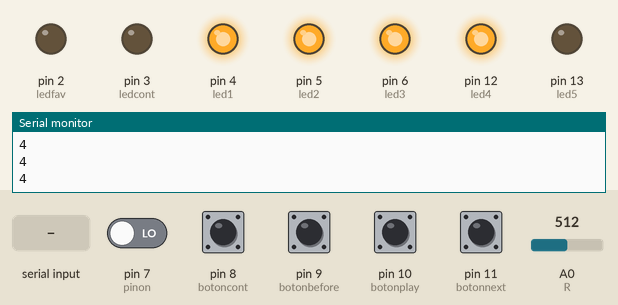
Simulated run of this sketch. Board: Arduino Uno, built with avr-gcc and run on an emulated ATmega328P. Shown: output pins drawn as LEDs (lit = HIGH), the last lines printed to the serial monitor. Dashed ring = blinking. The inputs (shaded band) are chosen by the test bench; at power-on: pin 7 (pinon), pin 8 (botoncont), pin 9 (botonbefore), pin 10 (botonplay), pin 11 (botonnext) LOW, A0 (R) = 512.

Above: at 1.2 s.
1.3 s: pin 7 (pinon) driven HIGH
At 1.45 s:
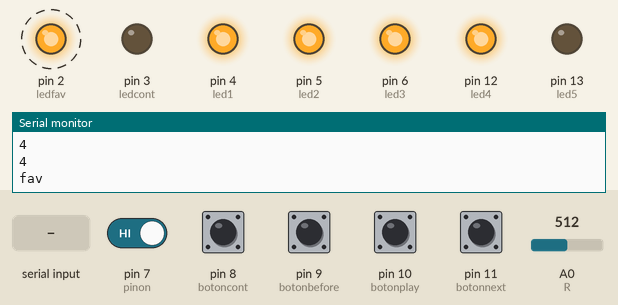
4.3 s: pin 8 (botoncont) pulled HIGH for 0.15 s
At 4.76 s:
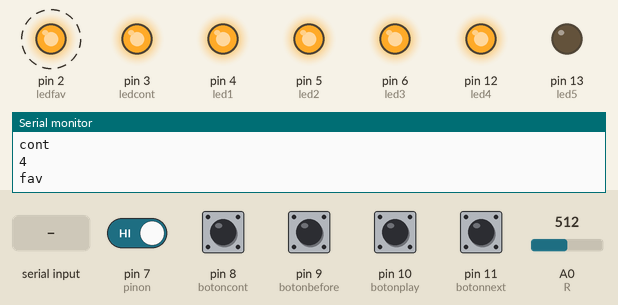
7.3 s: A0 (R) set to 490
At 7.76 s:
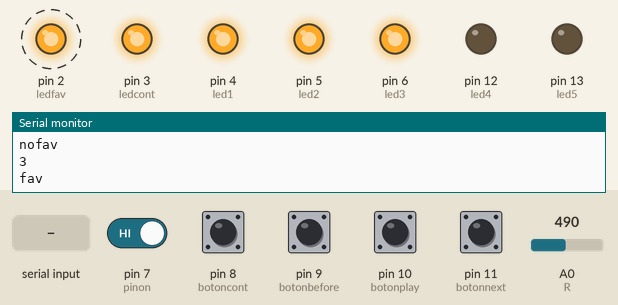
10.3 s: "D" received over Serial
At 10.46 s:
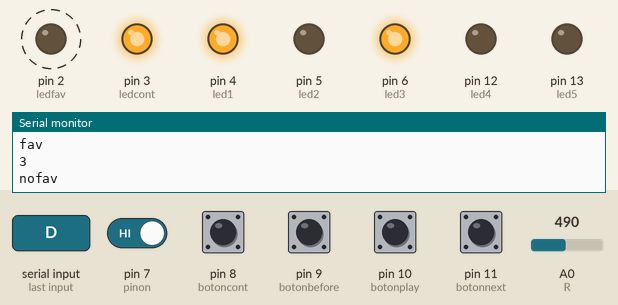
13.3 s: pin 8 (botoncont) pulled HIGH for 1 s
At 13.46 s:
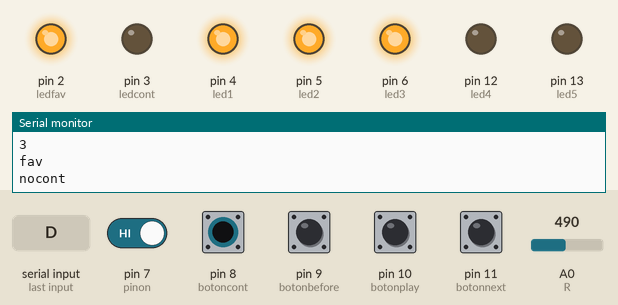
16.3 s: "N" received over Serial
At 16.47 s:
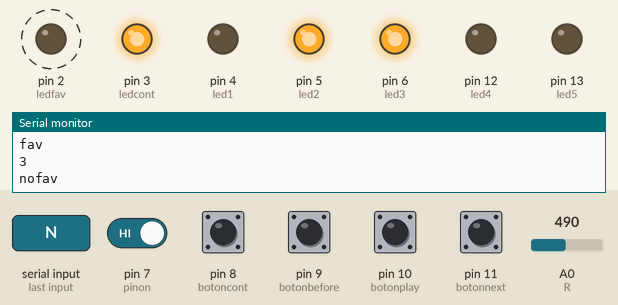
Timing chart, 0 to 20.3 s (numbered marks = the images above; inputs shaded):
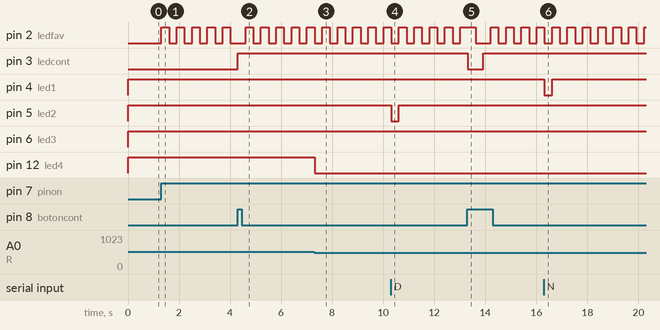

Measured:
- after the input at 1.3 s, pin 2 (ledfav): alternates HIGH for 0.30 s and LOW for 0.30 s, starting at once
- after the input at 4.3 s, pin 3 (ledcont): LOW → HIGH at once
- after the input at 7.3 s, pin 12 (led4): HIGH → LOW at once
- after the input at 10.3 s, pin 5 (led2): HIGH → LOW at once, → HIGH 0.30 s later
- after the input at 13.3 s, pin 3 (ledcont): HIGH → LOW at once, → HIGH 0.60 s later
- after the input at 16.3 s, pin 4 (led1): HIGH → LOW at once, → HIGH 0.30 s later

The sketch:

Arduino.ino
```cpp
long brillo;
              // resistencia fija del divisor de tension
int R = 0; //potenciometro 10k
int ledfav = 2;
int ledcont = 3;
int led1 = 4;
int led2 = 5;
int led3 = 6;
int led4 = 12;
int led5 = 13;
int pinon=7;
int estaon = HIGH;
int estaoff = HIGH;
int botonfav = 7;
int botoncont= 8;
int botonbefore= 9;
int botonplay = 10;
int botonnext = 11;
int cont =0;
bool ban = false; //boolean para pausar y reproducir
//bool cont = false; // boolean para el loop
bool fav = false; // boolean para ver si es favorita
//Boton

void setup() {

  pinMode(led1, OUTPUT);
  pinMode(led2, OUTPUT);
  pinMode(led3, OUTPUT);
  pinMode(led4, OUTPUT);
  pinMode(led5, OUTPUT);
  pinMode(ledfav, OUTPUT);
  pinMode(ledcont, OUTPUT);
  pinMode(R, OUTPUT);
  // CONFIGURAR PINES COMO ENTRADAS
  pinMode(pinon, INPUT);
  //pinMode(pinoff, INPUT);
  pinMode(botoncont, INPUT);
  pinMode(botonfav, INPUT);
  pinMode(botonplay, INPUT);
  pinMode(botonnext, INPUT);
  pinMode(botonbefore, INPUT);
  // CONFIGURAR PIN DE LED COMO SALIDA
  Serial.begin(9600);
}

void loop() {
  if(Serial.available()>0){
    int entrada = Serial.read();
    switch(entrada)
    {
      case 'C':
        digitalWrite(led2,HIGH);
        break;

      case 'D':
        digitalWrite(led2,LOW);
        break;

      case 'F':
        digitalWrite(led1,HIGH);
        break;

      case 'N':
        digitalWrite(led1,LOW);
        break;
    }
    }
  if (digitalRead(9) == HIGH) {
    Serial.println("anterior");
    delay(300);

  }


  if (digitalRead(10) == HIGH) {
    if (ban == true){
      Serial.println("play");
      delay(300);
      ban = false;
    } else if (ban == false){
      Serial.println("pause");
      ban = true;
      delay(300);
    }
  }

  if (digitalRead(11) == HIGH) {
    Serial.println("siguiente");
    delay(300);

  }

  if (digitalRead(7) == HIGH) {
    if(digitalRead(ledfav)==LOW){
      Serial.println("fav");
      digitalWrite(ledfav,HIGH);
      delay(300);
    } else if (digitalRead(ledfav)==HIGH){
      Serial.println("nofav");
      digitalWrite(ledfav,LOW);
      delay(300);
    }
    // conectar con funcion de java para reproduccion continua
 }
  if (digitalRead(8) == HIGH) {
    if(digitalRead(ledcont)==LOW){
      Serial.println("cont");
      digitalWrite(ledcont,HIGH);
      delay(300);
    } else if (digitalRead(ledcont)==HIGH){
      Serial.println("nocont");
      digitalWrite(ledcont,LOW);
      delay(300);
    }
 }


  brillo = analogRead(R); //potenciometro 10k
  if (brillo >= 0 && brillo <= 100){
    digitalWrite(led1, LOW);
    digitalWrite(led2, LOW);
    digitalWrite(led3, LOW);
    digitalWrite(led4, LOW);
    digitalWrite(led5, LOW);
    Serial.println("0");
 }
  if (brillo >= 100 && brillo <= 200){
    digitalWrite(led1, HIGH);
    digitalWrite(led2, LOW);
    digitalWrite(led3, LOW);
    digitalWrite(led4, LOW);
    digitalWrite(led5, LOW);
    Serial.println("1");
 }
 if (brillo >= 200 && brillo <= 300){
    digitalWrite(led1, HIGH);
    digitalWrite(led2, HIGH);
    digitalWrite(led3, LOW);
    digitalWrite(led4, LOW);
    digitalWrite(led5, LOW);
    Serial.println("2");
 }
 if (brillo >= 300 && brillo <= 500){
    digitalWrite(led1, HIGH);
    digitalWrite(led2, HIGH);
    digitalWrite(led3, HIGH);
    digitalWrite(led4, LOW);
    digitalWrite(led5, LOW);
    Serial.println("3");
 }
 if (brillo >= 500 && brillo <= 700){
    digitalWrite(led1, HIGH);
    digitalWrite(led2, HIGH);
    digitalWrite(led3, HIGH);
    digitalWrite(led4, HIGH);
    digitalWrite(led5, LOW);
    Serial.println("4");
 }
 if (brillo >= 700){
    digitalWrite(led1, HIGH);
    digitalWrite(led2, HIGH);
    digitalWrite(led3, HIGH);
    digitalWrite(led4, HIGH);
    digitalWrite(led5, HIGH);
    Serial.println("5");
  }
}
```
